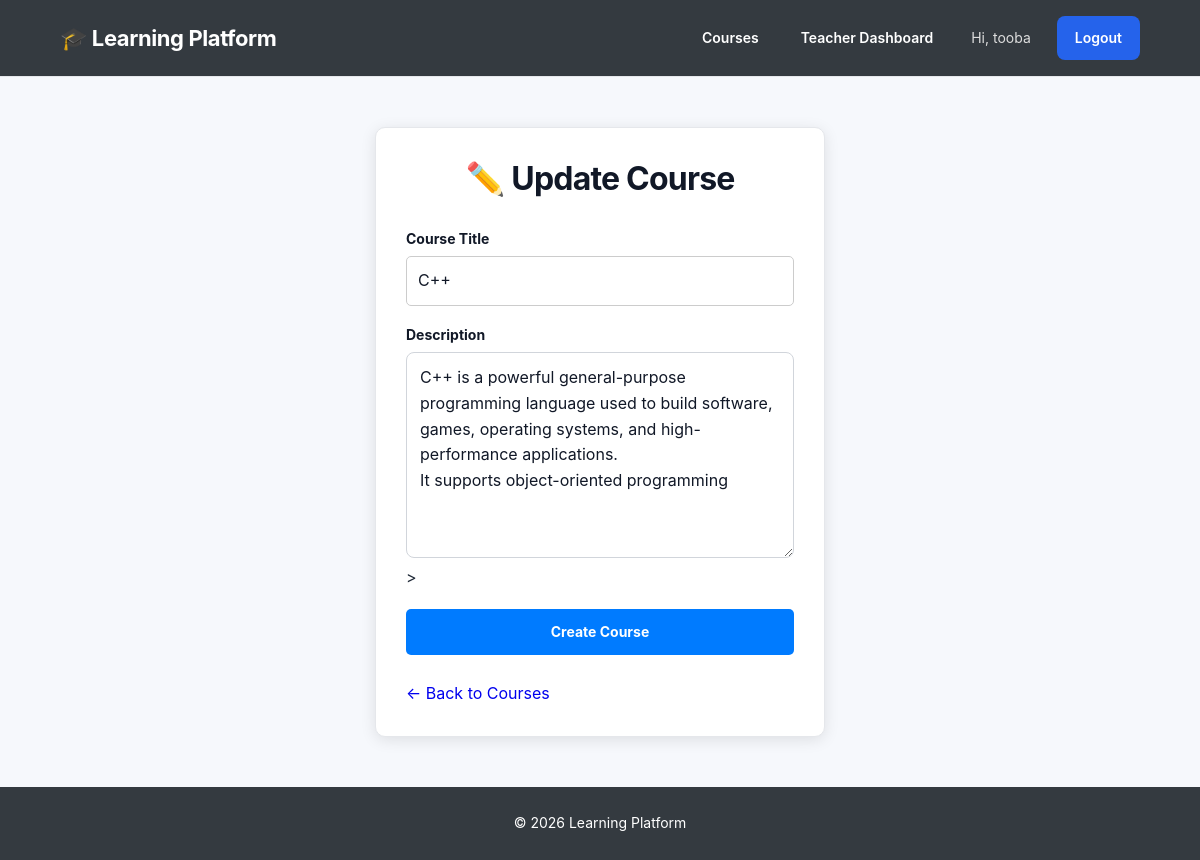
Screenshot of /course/3/update/ (signed in) with the database file from the repository.
### accounts/models.py (models this page shows, shortened)
class CustomUser(AbstractUser):
    ROLE_CHOICES = (
        ('teacher', 'Teacher'),
        ('student', 'Student'),
    )
    role = models.CharField(
        max_length=10,
        choices=ROLE_CHOICES,
        default='student'
    )

### courses/models.py (models this page shows, shortened)
class Course(models.Model):
    teacher = models.ForeignKey(
        settings.AUTH_USER_MODEL,
        on_delete=models.CASCADE,
        related_name='courses'
    )
    title = models.CharField(max_length=200)
    description = models.TextField()
    created_at = models.DateTimeField(auto_now_add=True)

### courses/views.py (the view)
# urls.py: path('course/<int:course_id>/update/', views.update_course, name='update_course'),
@login_required
def update_course(request, course_id):
    course = get_object_or_404(
        Course,
        id=course_id,
        teacher=request.user
    )
    if request.method == 'POST':
        course.title = request.POST.get('title')
        course.description = request.POST.get('description')
        course.save()
        messages.success(request, 'Course updated successfully!')
        return redirect('course_detail', course_id=course.id)
    return render(request, 'courses/create_course.html', {
        'course': course,
        'update': True
    })

### courses/templates/courses/create_course.html (shortened to what this page needs)
{% extends 'base.html' %}
 {% load static %}
{% block extra_css %}
    <link rel="stylesheet" href="{% static 'css/base.css' %}">
{% endblock %}
{% block content %}
<div class="auth-container">
   {% if update %}
    <h1>✏️ Update Course</h1>
   {% else %}
   <h1>➕ Create Course</h1>
    {% endif %}
    <form method="POST">
        <div class="form-group">
            <label>
                Course Title
            </label>
            <input
                type="text"
                name="title"
                value="{% if update %}{{ course.title }}{% endif %}"
                required
            >
        </div>
        <div class="form-group">
            <label>
                Description
            </label>
            <textarea
                name="description"
                rows="7"
                required
                >{% if update %}{{ course.description }}{% endif %}</textarea>
            ></textarea>
        </div>
        <button type="submit">
            Create Course
        </button>
    </form>
    <br>
    <a href="{% url 'course_list' %}">
        ← Back to Courses
    </a>
</div>
{% endblock %}

### templates/base.html (shortened to what this page needs)
{% load static %}
<!DOCTYPE html>
<html lang="en">
<head>
    <link rel="stylesheet"
          href="{% static 'css/base.css' %}">
    {% block extra_css %}
    {% endblock %}
</head>
<body>
    <nav class="navbar">
        <div class="navbar-container">
            <a href="{% url 'course_list' %}"
               class="logo">
                🎓 Learning Platform
            </a>
            <div class="nav-links">
                <a href="{% url 'course_list' %}">
                    Courses
                </a>
                {% if user.is_authenticated %}
                    {% if user.role == 'teacher' %}
                        <a href="{% url 'teacher_dashboard' %}">
                            Teacher Dashboard
                        </a>
                    {% elif user.role == 'student' %}
                        <a href="{% url 'student_dashboard' %}">
                            My Dashboard
                        </a>
                    {% endif %}
                    <span class="welcome">
                        Hi, {{ user.username }}
                    </span>
                    <form method="POST"
                          action="{% url 'logout' %}"
                          class="logout-form">
                        <button type="submit"
                                class="logout-btn">
                            Logout
                        </button>
                    </form>
                {% endif %}
            </div>
        </div>
    </nav>
    <main>
        {% block content %}
        {% endblock %}
    </main>
    <footer>
        <p>
            © 2026 Learning Platform
        </p>
    </footer>
</body>
</html>

### static/css/base.css (style rules this page uses)
* { box-sizing: border-box; }
html { scroll-behavior: smooth; }
body { margin: 0; font-family: "Inter", "Segoe UI", Arial, sans-serif; background: #f6f8fc; color: #1f2937; line-height: 1.6; }
a { text-decoration: none; }
button, input, select, textarea { font: inherit; }
:root { --primary: #2563eb; --primary-dark: #1d4ed8; --primary-light: #eff6ff; --dark: #111827; --dark-soft: #374151; --text: #374151; --muted: #6b7280; --background: #f6f8fc; --white: #ffffff; --border: #e5e7eb; --success: #16a34a; --danger: #dc2626; --warning: #d97706; --shadow-sm: 0 2px 8px rgba(15, 23, 42, 0.06); --shadow-md: 0 8px 25px rgba(15, 23, 42, 0.08); --shadow-lg: 0 15px 40px rgba(15, 23, 42, 0.10); --radius-sm: 8px; --radius-md: 12px; --radius-lg: 16px; }
.navbar { background: var(--white); border-bottom: 1px solid var(--border); padding: 15px 0; position: sticky; top: 0; z-index: 1000; }
.navbar-container { width: 92%; max-width: 1250px; margin: auto; display: flex; justify-content: space-between; align-items: center; gap: 25px; }
.logo { color: var(--dark); font-size: 21px; font-weight: 800; letter-spacing: -0.4px; white-space: nowrap; }
.nav-links { display: flex; align-items: center; gap: 7px; }
.nav-links a { color: var(--dark-soft); padding: 9px 12px; border-radius: var(--radius-sm); font-size: 14px; font-weight: 600; transition: all 0.2s ease; }
.welcome { color: var(--muted); font-size: 14px; padding: 0 8px; }
.logout-form { margin: 0; }
.logout-btn { border: none; background: transparent; color: var(--danger); padding: 9px 12px; border-radius: var(--radius-sm); cursor: pointer; font-size: 14px; font-weight: 600; transition: all 0.2s ease; }
main { min-height: 75vh; }
h1, h2, h3, h4 { color: var(--dark); line-height: 1.3; }
h1 { font-size: 32px; letter-spacing: -0.8px; }
.dashboard-btn, .btn, button[type="submit"] { display: inline-flex; justify-content: center; align-items: center; background: var(--primary); color: white; border: none; padding: 11px 18px; border-radius: var(--radius-sm); font-size: 14px; font-weight: 600; cursor: pointer; transition: background 0.2s ease, transform 0.2s ease, box-shadow 0.2s ease; }
.auth-container { width: 92%; max-width: 440px; margin: 65px auto; background: var(--white); padding: 35px; border: 1px solid var(--border); border-radius: var(--radius-lg); box-shadow: var(--shadow-lg); }
.auth-container h1, .auth-container h2 { text-align: center; margin-top: 0; margin-bottom: 28px; }
.form-group { margin-bottom: 19px; }
.form-group label { display: block; margin-bottom: 7px; color: var(--dark); font-size: 14px; font-weight: 600; }
.form-group input, .form-group select, .form-group textarea, .auth-container input, .auth-container select, .auth-container textarea { width: 100%; padding: 12px 13px; background: #fff; border: 1px solid #d1d5db; border-radius: var(--radius-sm); color: var(--dark); outline: none; transition: border-color 0.2s ease, box-shadow 0.2s ease; }
.auth-container button { width: 100%; padding: 12px; background: var(--primary); color: white; border: none; border-radius: var(--radius-sm); cursor: pointer; font-weight: 700; transition: 0.2s ease; }
footer { margin-top: 60px; padding: 30px 20px; background: var(--dark); color: #9ca3af; text-align: center; }
footer p { margin: 0; font-size: 14px; }
.navbar { background: #343a40; padding: 16px 0; }
.navbar-container { width: 90%; max-width: 1200px; margin: auto; display: flex; justify-content: space-between; align-items: center; }
.logo { color: white; text-decoration: none; font-size: 22px; font-weight: bold; }
.nav-links { display: flex; align-items: center; gap: 18px; }
.nav-links a { color: white; text-decoration: none; }
.welcome { color: #ddd; }
.logout-btn { border: none; background: #dc3545; color: white; padding: 9px 15px; border-radius: 5px; cursor: pointer; }
footer { text-align: center; padding: 25px; background: #343a40; color: white; margin-top: 40px; }
.auth-container { width: 90%; max-width: 450px; margin: 50px auto; background: white; padding: 30px; border-radius: 10px; box-shadow: 0 3px 15px rgba(0, 0, 0, 0.1); }
.form-group { margin-bottom: 18px; }
.form-group label { display: block; margin-bottom: 6px; font-weight: bold; }
.form-group input, .auth-container input, .auth-container select { width: 100%; padding: 11px; border: 1px solid #ccc; border-radius: 5px; }
.auth-container button { width: 100%; padding: 12px; background: #007bff; color: white; border: none; border-radius: 5px; cursor: pointer; }

### rows the page displays
CustomUser: username "tooba"
Course: title "C++", description "C++ is a powerful general-purpose programming language used to build software, games, operating systems, and high-performance applications. It supports object-oriented programming"
